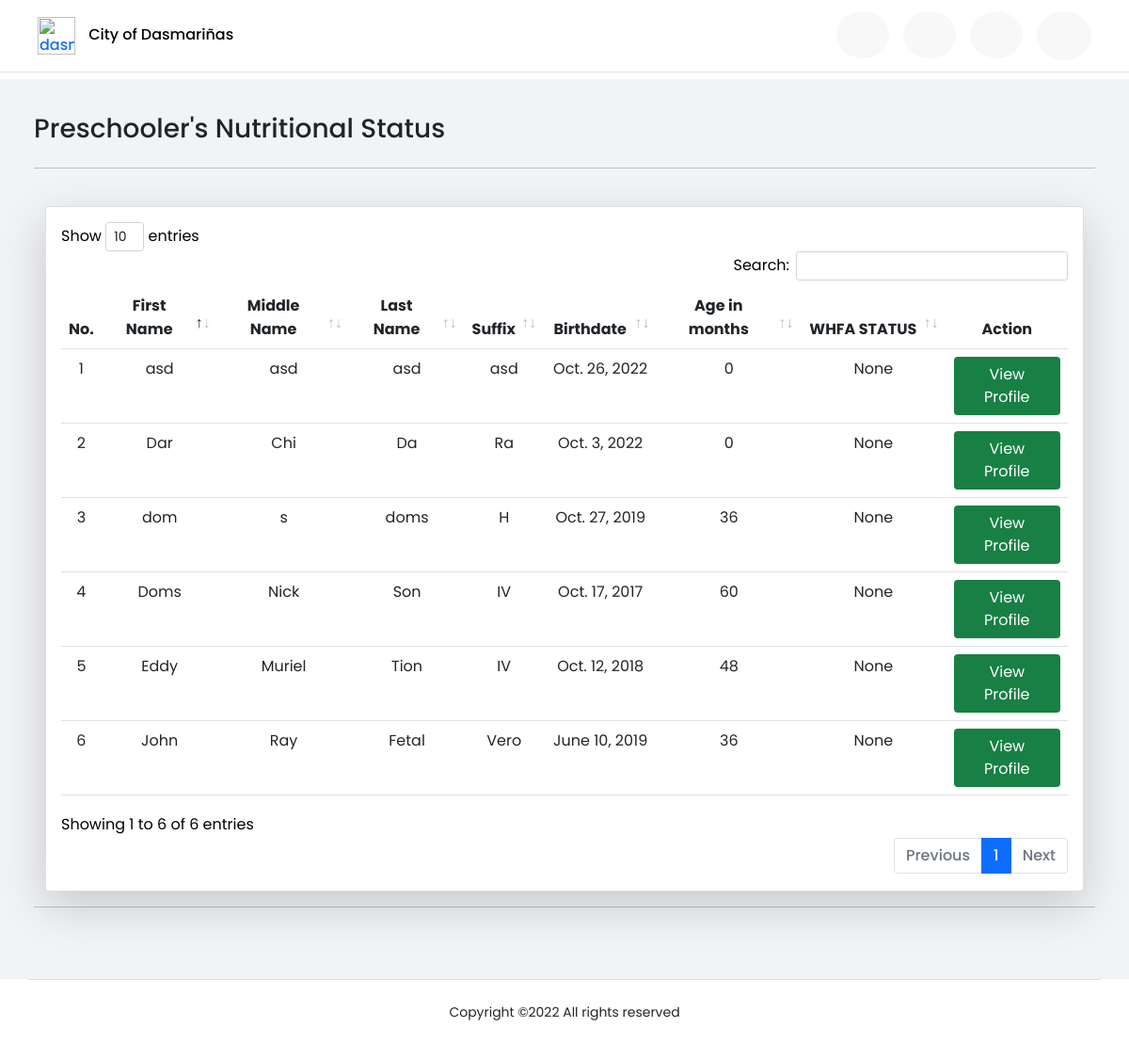
The app's page /preschooler_dashboard with its own data.
### profilingApp/models.py (models this page shows, shortened)
class Preschooler(Model):
    GENDER = [('Male', 'Male'),
              ('Female', 'Female'),]
    parent = models.ForeignKey(Parent, on_delete=CASCADE)
    first_name = models.CharField(max_length=100)
    last_name = models.CharField(max_length=100)
    middle_name = models.CharField(max_length=100)
    suffix_name = models.CharField(max_length=100)
    birthday = models.DateField(null=True, blank=True)
    height = models.FloatField(null=True, validators=[MinValueValidator(45.0), MaxValueValidator(120.0)])
    weight = models.FloatField(null=True, validators=[MinValueValidator(1.0), MaxValueValidator(28.0)])
    gender = models.CharField(max_length=100, choices=GENDER, null=True)
    date_measured = models.DateField(null=True, blank=True)
    def age_months(self):
        return int((date.today().year - self.birthday.year) * 12)
    def whfa(self):
        calculator = Calculator(adjust_height_data=False, adjust_weight_scores=False,
                       include_cdc=False, logger_name='pygrowup',
                       log_level='INFO')
        try:
            age_months = int((date.today().year - self.birthday.year) * 12)
            return float(calculator.wfl(self.weight, age_months, helpers.get_good_sex(str(self.gender)), self.height))
        except:
            pass

### profilingApp/views.py (the view)
# urls.py: path('preschooler_dashboard', views.preschooler_dashboard, name='preschooler_dashboard'),
def preschooler_dashboard(request):
    preschooler = Preschooler.objects.all()
    context = {'preschoolers': preschooler}
    return render(request, 'activities/BHW Preschooler Dashboard.html', context)

### profilingApp/templates/activities/BHW Preschooler Dashboard.html (shortened to what this page needs)
{% extends 'activities/BHW Home.html' %}
{% load static %}
{% block dashboard %}
<header>
    <div class="site-header">
    <nav class="navbar fixed-top index__navbar scrolled border-bottom"
    style=" padding-left:3%; padding-right:3%;">
        <div class="flex-fill p-1 py-1">
            <div class="d-flex align-items-center justify-content-between">
                <div>
                    <a href="#" class="name" style="text-decoration: none;">
                        <img class="navbar-icon" src="{% static '/Media/avatar.png' %}" alt="dasma-logo">
                        <span id="hidetitle" class="brand__name" style="color:rgb(3, 3, 3); margin-left:10px;">City of Dasmariñas</span>
                    </a>
                </div>
                <div id="navLinks">
                    <ul class="nav text-small">
                        <li>
                            <a href="{% url 'bhw_home' %}" class="nav-link" data-toggle="tooltip" data-bs-placement="bottom" data-bs-offset="0,7"
                            title="Barangay Health Worker Home">
                            <i class="fa fa-fw fa-home" style="font-size: 24px;"></i>
                            </a>
                        </li>
                        <li>
                            <a href="{% url 'preschooler_dashboard' %}" class="nav-link" style="color:rgb(27, 177, 92) !important;" data-toggle="tooltip" data-bs-placement="bottom" data-bs-offset="0,7"
                            title="Preschooler Profile">
                            <i class="fa fa-fw fa-id-card " style="font-size: 24px;"></i>
                            </a>
                        </li>
                        <li>
                            <a href="{% url 'immunization_schedule' %}" class="nav-link" data-toggle="tooltip" data-bs-placement="bottom" data-bs-offset="0,7"
                            title="Immunization Schedule" >
                            <i class="fa fa-fw fa-calendar-alt" style="font-size: 24px;"></i>
                            </a>
                        </li>
                        <li>
                            <a class="btn nav-link" id="dropdownUser1" data-bs-toggle="dropdown" data-toggle="tooltip" data-bs-placement="bottom" data-bs-offset="0,7"
                            title="User Settings" aria-expanded="false">
                                <i class="fa fa-fw fa-user-cog bi" style="font-size: 24px;"></i>
                            </a>
                        </li>
                    </ul>
                </div>
            </div>
        </div>
    </nav>
    </div>
</header>
<div id="grid" class="container-fluid" style="margin-top: 60px;">
    <div class="container-grid">
        <div class="">
            <div class="row">
                <div class="col">
                    <h3 style="text-align:left;">Preschooler's Nutritional Status</h3>
                </div>
            </div>
        <hr>
        <br>
        </div>
    </div>
<div class="container text-black">
    <div class="row">
        <div class="col">
            <div class="card shadow-lg p-3 bg-white rounded">
                <div class="table-responsive">
                    <table class="table table-hover table-cell-border" id="preschooler_bmi">
                        <thead>
                            <tr style="text-align: center;">
                                <th scope="col">No.</th>
                                <th scope="col">First Name</th>
                                <th scope="col">Middle Name</th>
                                <th scope="col">Last Name</th>
                                <th scope="col">Suffix</th>
                                <th scope="col">Birthdate</th>
                                <th scope="col">Age in months</th>
                                <th scope="col">WHFA STATUS</th>
                                <th scope="col" class="nosort text-center">Action</th>
                            </tr>
                        </thead>
                        <tbody>
                            {% for preschooler in preschoolers %}
                            <tr style="text-align: center;">
                                <td></td>
                                <td>{{ preschooler.first_name }}</td>
                                <td>{{ preschooler.middle_name }}</td>
                                <td>{{ preschooler.last_name }}</td>
                                <td>{{ preschooler.suffix_name }}</td>
                                <td>{{ preschooler.birthday }}</td>
                                <td>{{ preschooler.age_months }}</td>
                                <td>{{ preschooler.whfa }}</td>
                                <td style="text-align: center;">
                                    <div>
                                        <a href="{% url 'preschooler_profile' preschooler.id %}"><button type="button" style="background-color: #188045; color: white;" class="btn">View Profile</button></a>
                                    </div>
                                </td>
                            </tr>
                            {% endfor %}
                        </tbody>
                    </table>
                </div>
            </div>
        </div>
    </div>
</div>
    <hr>
    <br>
</div>
{% endblock %}

### profilingApp/static/CSS/styles.css (style rules this page uses)
.fixed-top { position: sticky; top: 0; right: 0; left: 0; z-index: 1030; max-height: 85px; background-color: white; }
.navbar-icon { width: 40px; max-width: 40px; }
img { vertical-align: middle; border-style: none; }
* { margin: 0; padding: 0; box-sizing: border-box; font-family: 'Poppins', sans-serif; }
li, a, button { font-family: 'Poppins', sans-serif; font-weight: 500; font-size: 16px; color:#188045; text-decoration: none; }
li { list-style: none; display: list-item; text-align: -webkit-match-parent; }
a { text-decoration: none; }
#navLinks li a { color:rgba(0, 19, 0, 0.87); padding: 13 13 13 13; background-color: #ebebeb60; border-radius: 50%; margin-left: 15px; position: relative; }
#grid,#footer,#header { transition: 0.5s ease-in-out; }
#grid { background-color:#F2F3F5; position: relative; padding: 3%; width: 100%; margin-top: 85px; min-height: 800px; }
html { width: 100%; height: 100%; }
body { color: rgba(0, 0, 0, 0.6); font-family: 'Poppins', sans-serif; font-size: 14px; line-height: 1.6em; -webkit-font-smoothing: antialiased; -moz-osx-font-smoothing: grayscale; }
::placeholder { color:rgba(255, 255, 255, 0.253); }
.row { display: -webkit-box; display: -ms-flexbox; display: flex; -ms-flex-wrap: wrap; flex-wrap: wrap; margin-right: 15px; margin-left: 15px; }
.col-6, .col-7, .col-12, .col, .col-sm-3, .col-sm-6, .col-md-3, .col-md-4, .col-md-5, .col-md-6, .col-md-8, .col-md-9, .col-md-10, .col-md-12, .col-lg-3, .col-lg-4, .col-lg-5, .col-lg-6, .col-lg-7, .col-lg-8, .col-lg-10, .col-lg-12, .col-xl-2 { position: relative; width: 100%; padding-right: 15px; padding-left: 15px; }
.text-center { text-align: center !important; }
html { font-family: sans-serif; line-height: 1.15; -webkit-text-size-adjust: 100%; -webkit-tap-highlight-color: rgba(0, 0, 0, 0); }

### records on screen
Preschooler: first_name "Eddy", middle_name "Muriel", last_name "Tion", suffix_name "IV", birthday "Oct. 12, 2018", age_months "48", whfa "None"
Preschooler: first_name "Doms", middle_name "Nick", last_name "Son", suffix_name "IV", birthday "Oct. 17, 2017", age_months "60", whfa "None"
Preschooler: first_name "Dar", middle_name "Chi", last_name "Da", suffix_name "Ra", birthday "Oct. 3, 2022", age_months "0", whfa "None"
Preschooler: first_name "asd", middle_name "asd", last_name "asd", suffix_name "asd", birthday "Oct. 26, 2022", age_months "0", whfa "None"
Preschooler: first_name "dom", middle_name "s", last_name "doms", suffix_name "H", birthday "Oct. 27, 2019", age_months "36", whfa "None"
Preschooler: first_name "John", middle_name "Ray", last_name "Fetal", suffix_name "Vero", birthday "June 10, 2019", age_months "36", whfa "None"
